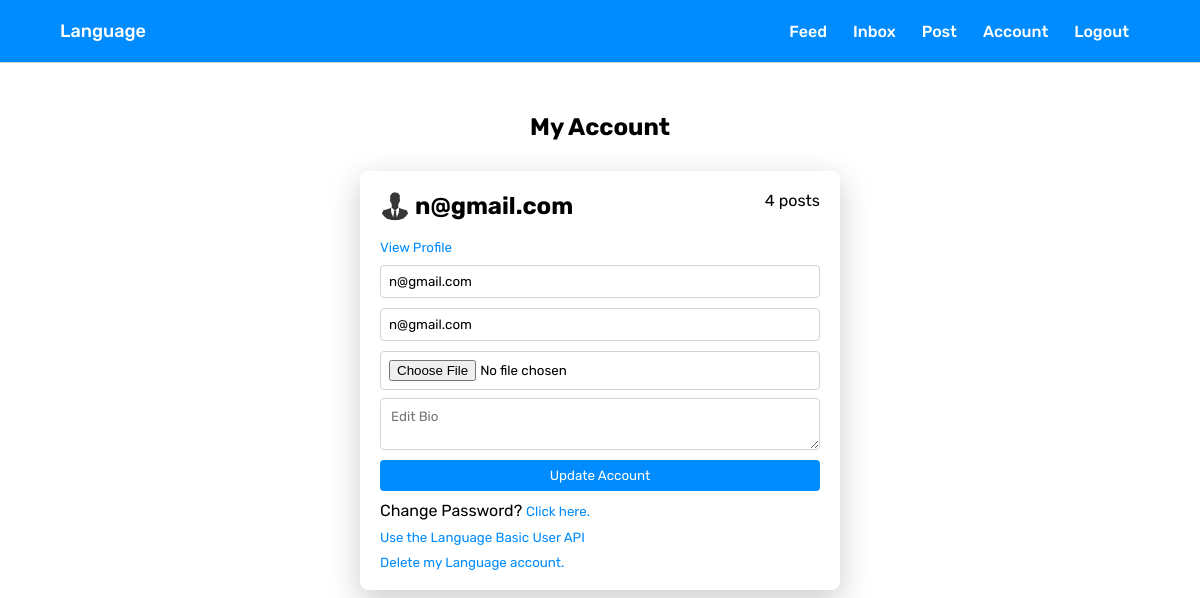
Page /account (signed in) on the committed database.
### app/main.py (models this page shows, shortened)
class User(db.Model, UserMixin):
    id = db.Column(db.Integer, primary_key=True)
    username = db.Column(db.String(15), unique=True)
    email = db.Column(db.String(50), unique=True)
    password = db.Column(db.String())
    profile_pic = db.Column(
        db.String(40), nullable=False, default='default.jpg')
    posts = db.relationship('Post', backref='author', lazy='dynamic')
    commenter = db.relationship('Comment', backref='commenter', lazy='dynamic')
    access_token = db.Column(db.String(180))
    liker = db.relationship('Like', backref='liker', lazy='dynamic')
    followed = db.relationship(
        'Follower', backref='followed', foreign_keys='Follower.followed_id', lazy='dynamic')
    follower = db.relationship(
        'Follower', backref='follower', foreign_keys='Follower.follower_id', lazy='dynamic')
    sender = db.relationship('Message', backref='sender',
                             foreign_keys='Message.sender_id', lazy='dynamic')
    receiver = db.relationship('Message', backref='receiver',
                               foreign_keys='Message.receiver_id', lazy='dynamic')
    bio_content = db.Column(db.String(1000))
    verified = db.Column(db.Boolean(), default=False)

### app/main.py (the view)
@app.route("/account", methods=['GET', 'POST'])
@login_required
def account():
    posts = Post.query.filter_by(author=current_user).all()
    post_total = 0
    for i in posts:
        post_total += 1
    form = UpdateAccount()
    if form.validate_on_submit():
        if form.profile_pic.data:
            picture_file = save_picture(form.profile_pic.data)
            current_user.profile_pic = picture_file
        current_user.username = form.username.data
        current_user.email = form.email.data
        current_user.bio_content = form.bio.data
        db.session.commit()
        flash('Your account has been updated!', 'success')
        return redirect(url_for('account'))
    elif request.method == 'GET':
        form.username.data = current_user.username
        form.email.data = current_user.email
        form.bio.data = current_user.bio_content
    profile_pic = url_for(
        'static', filename='profile_pics/' + current_user.profile_pic)
    return render_template("account.html", name=current_user.username, email=current_user.email, title="My Profile", form=form, posts=post_total, profile_pic=profile_pic)

### app/main.py (shortened to what this page needs)
class UpdateAccount(FlaskForm):
    email = StringField(validators=[InputRequired(), Email(
        message="Invalid Email"), Length(max=50)], render_kw={"placeholder": "Edit Email"})
    username = StringField("Username", validators=[InputRequired(), Length(
        min=4, max=15)], render_kw={"placeholder": "Edit Username"})
    bio = TextAreaField([Length(min=0, max=1000)], render_kw={
        "placeholder": "Edit Bio"})
    profile_pic = FileField(validators=[FileAllowed(['jpg', 'png', 'jpeg'])])
    submit = SubmitField('Update Account')

### app/main.py (called while the page is built)
@login_manager.user_loader
def load_user(user_id):
    return User.query.get(int(user_id))

@app.before_request
def make_session_permanent():
    session.permanent = True

### app/templates/account.html (shortened to what this page needs)
{% extends "base.html" %} {% block content %}
<link rel="stylesheet" href="{{url_for('static', filename='account.css')}}" />
<div class="container">
    <h2>My Account</h2>
    <form method="POST" action="" enctype="multipart/form-data">
        <div class="basic-user-info">
            <div class="img-and-name">
                <img src="../static/profile_pics/{{current_user.profile_pic}}" />
                {% if current_user.verified == True %}
                <h2>{{current_user.username}} ✅</h2>
                {% else %}
                <h2>{{current_user.username}}</h2>
                {% endif %}
            </div>
            <div class="num-of-posts">
                {% if posts == 1 %}
                <p>{{posts}} post</p>
                {% else %}
                <p>{{posts}} posts</p>
                {% endif %}
            </div>
        </div><br>
        <a href="{{url_for('user', username=current_user.username)}}">View Profile</a>
        {{ form.hidden_tag ()}} {{ form.email}} {{ form.username}} {{
        form.profile_pic}} {{ form.bio}} {{ form.submit}}
        <p class="change-pw">
            Change Password? <a href="changepassword">Click here.</a>
        </p>
        <a class="use-api" href="{{ url_for('use_api')}}">Use the Language Basic User API</a>
        <a href="{{ url_for('delete_account')}}">Delete my Language account.</a>
    </form>
</div>
{% endblock %}

### app/static/base.css (style rules this page uses)
* { box-sizing: border-box; margin: 0; padding: 0; font-family: "Rubik", sans-serif; }
a { text-decoration: none; color: rgb(0, 140, 255); }

### app/static/account.css (style rules this page uses)
a { color: rgb(0, 140, 255); font-size: smaller; }
.container { display: flex; flex-direction: column; align-items: center; margin-top: 50px; }
.container > form { display: flex; flex-direction: column; padding: 20px; width: 40%; box-shadow: 0px 10px 30px rgba(48, 48, 48, 0.25); border-radius: 8px; margin-top: 30px; }
form > input { margin-top: 10px; padding: 8px; border: 1px solid lightgray; border-radius: 4px; }
form > textarea { margin-top: 8px; padding: 10px; max-width: 100%; min-width: 100%; min-height: 40px; max-height: 150px; border: 1px solid lightgray; border-radius: 4px; }
form > input[type="submit"] { cursor: pointer; border: none; background: rgb(0, 140, 255); color: white; margin-bottom: 10px; }
.basic-user-info { display: flex; justify-content: space-between; }
.basic-user-info .img-and-name { display: flex; align-items: center; }
.img-and-name > img { width: 30px; margin-right: 5px; height: 30px; object-fit: contain; border-radius: 25px; cursor: pointer; }
.change-pw { margin-bottom: 10px; }
.use-api { margin-bottom: 10px; }

### rows in the picture
User: profile_pic (placeholder picture), username "n@gmail.com", email "n@gmail.com"

### other values in the picture
{{ posts }} "4"
